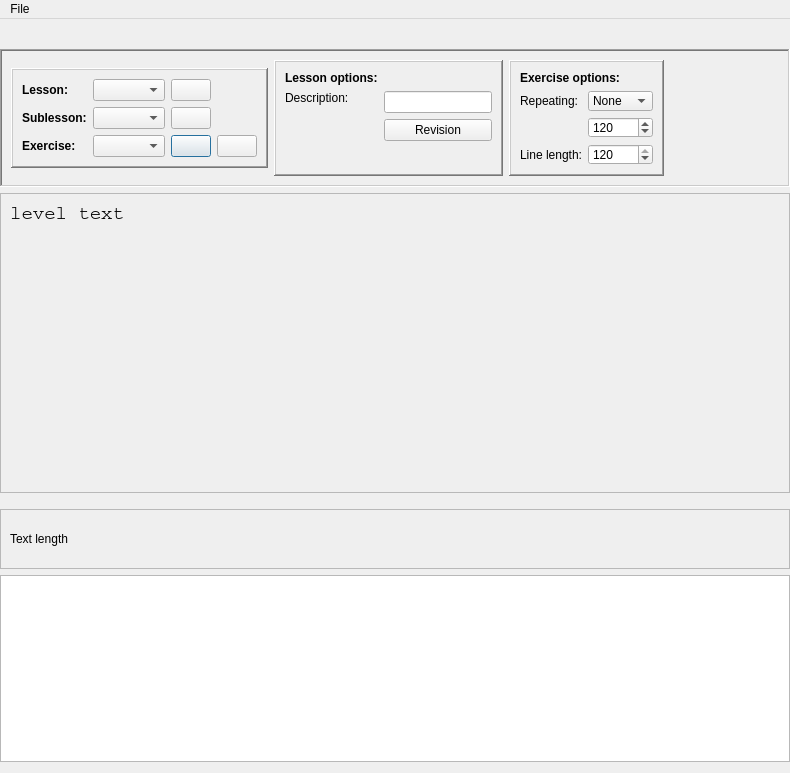
<?xml version="1.0" encoding="UTF-8"?>
<ui version="4.0">
 <class>packEditor</class>
 <widget class="QDialog" name="packEditor">
  <property name="geometry">
   <rect>
    <x>0</x>
    <y>0</y>
    <width>790</width>
    <height>773</height>
   </rect>
  </property>
  <property name="windowTitle">
   <string>Open-Typer Pack Editor</string>
  </property>
  <property name="windowIcon">
   <iconset resource="../../res.qrc">
    <normaloff>:/res/images/packEditor.png</normaloff>:/res/images/packEditor.png</iconset>
  </property>
  <layout class="QGridLayout" name="gridLayout">
   <property name="leftMargin">
    <number>0</number>
   </property>
   <property name="topMargin">
    <number>0</number>
   </property>
   <property name="rightMargin">
    <number>0</number>
   </property>
   <item row="7" column="0">
    <widget class="QPlainTextEdit" name="levelTextEdit"/>
   </item>
   <item row="6" column="0">
    <widget class="QFrame" name="textControlsFrame">
     <property name="minimumSize">
      <size>
       <width>0</width>
       <height>60</height>
      </size>
     </property>
     <property name="maximumSize">
      <size>
       <width>16777215</width>
       <height>60</height>
      </size>
     </property>
     <property name="frameShape">
      <enum>QFrame::StyledPanel</enum>
     </property>
     <property name="frameShadow">
      <enum>QFrame::Raised</enum>
     </property>
     <layout class="QHBoxLayout" name="horizontalLayout">
      <item>
       <widget class="QLabel" name="textLengthLabel">
        <property name="text">
         <string notr="true">Text length</string>
        </property>
       </widget>
      </item>
     </layout>
    </widget>
   </item>
   <item row="0" column="0">
    <widget class="QMenuBar" name="menuBar">
     <widget class="QMenu" name="menuFile">
      <property name="title">
       <string>File</string>
      </property>
      <addaction name="newFileAction"/>
      <addaction name="openFileAction"/>
      <addaction name="openPrebuiltAction"/>
      <addaction name="separator"/>
      <addaction name="saveAction"/>
      <addaction name="saveAsAction"/>
     </widget>
     <addaction name="menuFile"/>
    </widget>
   </item>
   <item row="5" column="0">
    <widget class="QTabWidget" name="fileTabWidget">
     <property name="documentMode">
      <bool>true</bool>
     </property>
     <property name="tabsClosable">
      <bool>true</bool>
     </property>
     <property name="movable">
      <bool>true</bool>
     </property>
    </widget>
   </item>
   <item row="2" column="0">
    <widget class="QFrame" name="controlsFrame">
     <property name="sizePolicy">
      <sizepolicy hsizetype="Preferred" vsizetype="Fixed">
       <horstretch>0</horstretch>
       <verstretch>0</verstretch>
      </sizepolicy>
     </property>
     <property name="minimumSize">
      <size>
       <width>0</width>
       <height>100</height>
      </size>
     </property>
     <property name="frameShape">
      <enum>QFrame::WinPanel</enum>
     </property>
     <property name="frameShadow">
      <enum>QFrame::Sunken</enum>
     </property>
     <layout class="QHBoxLayout" name="horizontalLayout_2">
      <item>
       <widget class="QFrame" name="navigationFrame">
        <property name="sizePolicy">
         <sizepolicy hsizetype="Preferred" vsizetype="Fixed">
          <horstretch>0</horstretch>
          <verstretch>0</verstretch>
         </sizepolicy>
        </property>
        <property name="frameShape">
         <enum>QFrame::WinPanel</enum>
        </property>
        <property name="frameShadow">
         <enum>QFrame::Raised</enum>
        </property>
        <layout class="QGridLayout" name="gridLayout_3">
         <item row="2" column="1">
          <widget class="QComboBox" name="exerciseSelectionBox">
           <property name="focusPolicy">
            <enum>Qt::TabFocus</enum>
           </property>
          </widget>
         </item>
         <item row="0" column="1">
          <widget class="QComboBox" name="lessonSelectionBox">
           <property name="focusPolicy">
            <enum>Qt::TabFocus</enum>
           </property>
          </widget>
         </item>
         <item row="1" column="0">
          <widget class="QLabel" name="sublessonLabel">
           <property name="sizePolicy">
            <sizepolicy hsizetype="Fixed" vsizetype="Preferred">
             <horstretch>0</horstretch>
             <verstretch>0</verstretch>
            </sizepolicy>
           </property>
           <property name="font">
            <font>
             <weight>75</weight>
             <bold>true</bold>
            </font>
           </property>
           <property name="text">
            <string>Sublesson:</string>
           </property>
          </widget>
         </item>
         <item row="2" column="0">
          <widget class="QLabel" name="exerciseLabel">
           <property name="sizePolicy">
            <sizepolicy hsizetype="Fixed" vsizetype="Preferred">
             <horstretch>0</horstretch>
             <verstretch>0</verstretch>
            </sizepolicy>
           </property>
           <property name="font">
            <font>
             <weight>75</weight>
             <bold>true</bold>
            </font>
           </property>
           <property name="text">
            <string>Exercise:</string>
           </property>
          </widget>
         </item>
         <item row="1" column="1">
          <widget class="QComboBox" name="sublessonSelectionBox">
           <property name="focusPolicy">
            <enum>Qt::TabFocus</enum>
           </property>
          </widget>
         </item>
         <item row="2" column="2">
          <widget class="QPushButton" name="newExerciseButton">
           <property name="sizePolicy">
            <sizepolicy hsizetype="Fixed" vsizetype="Fixed">
             <horstretch>0</horstretch>
             <verstretch>0</verstretch>
            </sizepolicy>
           </property>
           <property name="focusPolicy">
            <enum>Qt::TabFocus</enum>
           </property>
           <property name="text">
            <string notr="true"/>
           </property>
           <property name="icon">
            <iconset resource="../../res.qrc">
             <normaloff>:/res/images/plus.png</normaloff>:/res/images/plus.png</iconset>
           </property>
           <property name="iconSize">
            <size>
             <width>30</width>
             <height>30</height>
            </size>
           </property>
          </widget>
         </item>
         <item row="0" column="0">
          <widget class="QLabel" name="lessonLabel">
           <property name="sizePolicy">
            <sizepolicy hsizetype="Fixed" vsizetype="Preferred">
             <horstretch>0</horstretch>
             <verstretch>0</verstretch>
            </sizepolicy>
           </property>
           <property name="font">
            <font>
             <weight>75</weight>
             <bold>true</bold>
            </font>
           </property>
           <property name="text">
            <string>Lesson:</string>
           </property>
          </widget>
         </item>
         <item row="1" column="2">
          <widget class="QPushButton" name="newSublessonButton">
           <property name="sizePolicy">
            <sizepolicy hsizetype="Fixed" vsizetype="Fixed">
             <horstretch>0</horstretch>
             <verstretch>0</verstretch>
            </sizepolicy>
           </property>
           <property name="focusPolicy">
            <enum>Qt::TabFocus</enum>
           </property>
           <property name="text">
            <string notr="true"/>
           </property>
           <property name="icon">
            <iconset resource="../../res.qrc">
             <normaloff>:/res/images/plus.png</normaloff>:/res/images/plus.png</iconset>
           </property>
           <property name="iconSize">
            <size>
             <width>30</width>
             <height>30</height>
            </size>
           </property>
          </widget>
         </item>
         <item row="0" column="2">
          <widget class="QPushButton" name="newLessonButton">
           <property name="sizePolicy">
            <sizepolicy hsizetype="Fixed" vsizetype="Fixed">
             <horstretch>0</horstretch>
             <verstretch>0</verstretch>
            </sizepolicy>
           </property>
           <property name="focusPolicy">
            <enum>Qt::TabFocus</enum>
           </property>
           <property name="text">
            <string notr="true"/>
           </property>
           <property name="icon">
            <iconset resource="../../res.qrc">
             <normaloff>:/res/images/plus.png</normaloff>:/res/images/plus.png</iconset>
           </property>
           <property name="iconSize">
            <size>
             <width>30</width>
             <height>30</height>
            </size>
           </property>
          </widget>
         </item>
         <item row="2" column="3">
          <widget class="QPushButton" name="removeExerciseButton">
           <property name="sizePolicy">
            <sizepolicy hsizetype="Fixed" vsizetype="Fixed">
             <horstretch>0</horstretch>
             <verstretch>0</verstretch>
            </sizepolicy>
           </property>
           <property name="focusPolicy">
            <enum>Qt::TabFocus</enum>
           </property>
           <property name="text">
            <string notr="true"/>
           </property>
           <property name="icon">
            <iconset resource="../../res.qrc">
             <normaloff>:/res/images/remove.png</normaloff>:/res/images/remove.png</iconset>
           </property>
           <property name="iconSize">
            <size>
             <width>30</width>
             <height>30</height>
            </size>
           </property>
          </widget>
         </item>
        </layout>
       </widget>
      </item>
      <item>
       <widget class="QFrame" name="lessonPropsFrame">
        <property name="sizePolicy">
         <sizepolicy hsizetype="Fixed" vsizetype="Preferred">
          <horstretch>0</horstretch>
          <verstretch>0</verstretch>
         </sizepolicy>
        </property>
        <property name="frameShape">
         <enum>QFrame::WinPanel</enum>
        </property>
        <property name="frameShadow">
         <enum>QFrame::Raised</enum>
        </property>
        <layout class="QFormLayout" name="formLayout">
         <item row="0" column="0">
          <widget class="QLabel" name="lessonOptionsLabel">
           <property name="sizePolicy">
            <sizepolicy hsizetype="Preferred" vsizetype="Fixed">
             <horstretch>0</horstretch>
             <verstretch>0</verstretch>
            </sizepolicy>
           </property>
           <property name="font">
            <font>
             <weight>75</weight>
             <bold>true</bold>
            </font>
           </property>
           <property name="text">
            <string>Lesson options:</string>
           </property>
          </widget>
         </item>
         <item row="1" column="1">
          <widget class="QLineEdit" name="lessonDescEdit">
           <property name="sizePolicy">
            <sizepolicy hsizetype="Preferred" vsizetype="Fixed">
             <horstretch>0</horstretch>
             <verstretch>0</verstretch>
            </sizepolicy>
           </property>
          </widget>
         </item>
         <item row="1" column="0">
          <widget class="QLabel" name="lessonDescLabel">
           <property name="sizePolicy">
            <sizepolicy hsizetype="Preferred" vsizetype="Fixed">
             <horstretch>0</horstretch>
             <verstretch>0</verstretch>
            </sizepolicy>
           </property>
           <property name="text">
            <string>Description:</string>
           </property>
          </widget>
         </item>
         <item row="2" column="1">
          <widget class="QPushButton" name="lessonDescRevisionButton">
           <property name="text">
            <string>Revision</string>
           </property>
          </widget>
         </item>
        </layout>
       </widget>
      </item>
      <item>
       <widget class="QFrame" name="exercisePropsFrame">
        <property name="sizePolicy">
         <sizepolicy hsizetype="Fixed" vsizetype="Preferred">
          <horstretch>0</horstretch>
          <verstretch>0</verstretch>
         </sizepolicy>
        </property>
        <property name="frameShape">
         <enum>QFrame::WinPanel</enum>
        </property>
        <property name="frameShadow">
         <enum>QFrame::Raised</enum>
        </property>
        <layout class="QFormLayout" name="formLayout_2">
         <item row="0" column="0" colspan="2">
          <widget class="QLabel" name="exerciseOptionsLabel">
           <property name="font">
            <font>
             <weight>75</weight>
             <bold>true</bold>
            </font>
           </property>
           <property name="text">
            <string>Exercise options:</string>
           </property>
          </widget>
         </item>
         <item row="1" column="0">
          <widget class="QLabel" name="repeatingLabel">
           <property name="text">
            <string>Repeating:</string>
           </property>
          </widget>
         </item>
         <item row="1" column="1">
          <widget class="QComboBox" name="repeatingBox">
           <item>
            <property name="text">
             <string>None</string>
            </property>
           </item>
           <item>
            <property name="text">
             <string>Words</string>
            </property>
           </item>
          </widget>
         </item>
         <item row="3" column="0">
          <widget class="QLabel" name="lineLengthLabel">
           <property name="text">
            <string>Line length:</string>
           </property>
          </widget>
         </item>
         <item row="3" column="1">
          <widget class="QSpinBox" name="lineLengthBox">
           <property name="minimum">
            <number>30</number>
           </property>
           <property name="maximum">
            <number>120</number>
           </property>
           <property name="singleStep">
            <number>10</number>
           </property>
           <property name="value">
            <number>120</number>
           </property>
          </widget>
         </item>
         <item row="2" column="1">
          <widget class="QSpinBox" name="repeatLengthBox">
           <property name="minimum">
            <number>1</number>
           </property>
           <property name="maximum">
            <number>728</number>
           </property>
           <property name="singleStep">
            <number>10</number>
           </property>
           <property name="value">
            <number>120</number>
           </property>
          </widget>
         </item>
        </layout>
       </widget>
      </item>
      <item>
       <widget class="QFrame" name="emptyFrame">
        <property name="frameShape">
         <enum>QFrame::NoFrame</enum>
        </property>
        <property name="frameShadow">
         <enum>QFrame::Plain</enum>
        </property>
       </widget>
      </item>
     </layout>
    </widget>
   </item>
   <item row="3" column="0">
    <widget class="QFrame" name="previewFrame">
     <property name="minimumSize">
      <size>
       <width>0</width>
       <height>300</height>
      </size>
     </property>
     <property name="frameShape">
      <enum>QFrame::StyledPanel</enum>
     </property>
     <property name="frameShadow">
      <enum>QFrame::Raised</enum>
     </property>
     <layout class="QGridLayout" name="gridLayout_2">
      <item row="0" column="0">
       <widget class="QLabel" name="levelLabel">
        <property name="font">
         <font>
          <family>Courier</family>
          <pointsize>14</pointsize>
          <weight>50</weight>
          <bold>false</bold>
         </font>
        </property>
        <property name="text">
         <string notr="true">level text</string>
        </property>
        <property name="alignment">
         <set>Qt::AlignLeading|Qt::AlignLeft|Qt::AlignTop</set>
        </property>
        <property name="textInteractionFlags">
         <set>Qt::TextSelectableByKeyboard|Qt::TextSelectableByMouse</set>
        </property>
       </widget>
      </item>
     </layout>
    </widget>
   </item>
   <item row="1" column="0">
    <widget class="QLabel" name="title">
     <property name="font">
      <font>
       <pointsize>12</pointsize>
       <weight>75</weight>
       <bold>true</bold>
      </font>
     </property>
     <property name="text">
      <string notr="true"/>
     </property>
    </widget>
   </item>
  </layout>
  <action name="newFileAction">
   <property name="text">
    <string>New</string>
   </property>
   <property name="shortcut">
    <string notr="true">Ctrl+N</string>
   </property>
  </action>
  <action name="openFileAction">
   <property name="text">
    <string>Open</string>
   </property>
   <property name="shortcut">
    <string notr="true">Ctrl+O</string>
   </property>
  </action>
  <action name="openPrebuiltAction">
   <property name="text">
    <string>Open built-in pack</string>
   </property>
   <property name="shortcut">
    <string notr="true">Ctrl+Shift+O</string>
   </property>
  </action>
  <action name="saveAction">
   <property name="text">
    <string>Save</string>
   </property>
   <property name="shortcut">
    <string notr="true">Ctrl+S</string>
   </property>
  </action>
  <action name="saveAsAction">
   <property name="text">
    <string>Save As...</string>
   </property>
   <property name="shortcut">
    <string notr="true">Ctrl+Shift+S</string>
   </property>
  </action>
 </widget>
 <resources>
  <include location="../../res.qrc"/>
 </resources>
 <connections/>
</ui>
